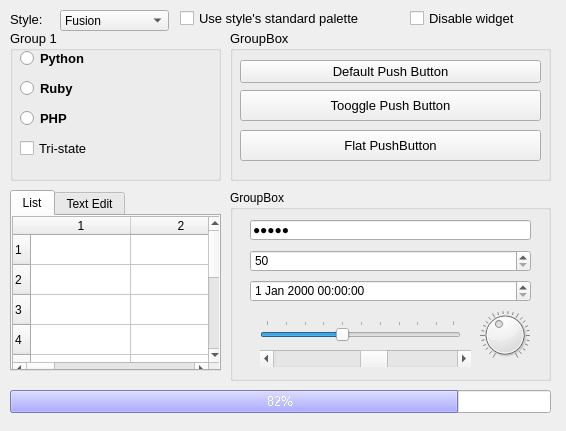
<?xml version="1.0" encoding="UTF-8"?>
<ui version="4.0">
 <class>Form</class>
 <widget class="QWidget" name="Form">
  <property name="geometry">
   <rect>
    <x>0</x>
    <y>0</y>
    <width>566</width>
    <height>431</height>
   </rect>
  </property>
  <property name="windowTitle">
   <string>Form</string>
  </property>
  <widget class="QLabel" name="label">
   <property name="geometry">
    <rect>
     <x>10</x>
     <y>10</y>
     <width>49</width>
     <height>19</height>
    </rect>
   </property>
   <property name="font">
    <font>
     <pointsize>10</pointsize>
    </font>
   </property>
   <property name="text">
    <string>Style:</string>
   </property>
  </widget>
  <widget class="QComboBox" name="comboBox_2">
   <property name="geometry">
    <rect>
     <x>60</x>
     <y>10</y>
     <width>109</width>
     <height>21</height>
    </rect>
   </property>
   <item>
    <property name="text">
     <string>Fusion</string>
    </property>
   </item>
  </widget>
  <widget class="QCheckBox" name="checkBox_4">
   <property name="geometry">
    <rect>
     <x>180</x>
     <y>10</y>
     <width>221</width>
     <height>17</height>
    </rect>
   </property>
   <property name="font">
    <font>
     <pointsize>10</pointsize>
    </font>
   </property>
   <property name="text">
    <string>Use style's standard palette</string>
   </property>
  </widget>
  <widget class="QCheckBox" name="checkBox_5">
   <property name="geometry">
    <rect>
     <x>410</x>
     <y>10</y>
     <width>141</width>
     <height>17</height>
    </rect>
   </property>
   <property name="font">
    <font>
     <pointsize>10</pointsize>
    </font>
   </property>
   <property name="text">
    <string>Disable widget</string>
   </property>
  </widget>
  <widget class="QGroupBox" name="groupBox">
   <property name="geometry">
    <rect>
     <x>10</x>
     <y>30</y>
     <width>211</width>
     <height>151</height>
    </rect>
   </property>
   <property name="font">
    <font>
     <pointsize>10</pointsize>
    </font>
   </property>
   <property name="title">
    <string>Group 1</string>
   </property>
   <widget class="QRadioButton" name="radioButton">
    <property name="geometry">
     <rect>
      <x>10</x>
      <y>20</y>
      <width>101</width>
      <height>17</height>
     </rect>
    </property>
    <property name="font">
     <font>
      <weight>75</weight>
      <italic>false</italic>
      <bold>true</bold>
      <underline>false</underline>
     </font>
    </property>
    <property name="text">
     <string>Python</string>
    </property>
   </widget>
   <widget class="QRadioButton" name="radioButton_2">
    <property name="geometry">
     <rect>
      <x>10</x>
      <y>50</y>
      <width>111</width>
      <height>17</height>
     </rect>
    </property>
    <property name="font">
     <font>
      <weight>75</weight>
      <bold>true</bold>
     </font>
    </property>
    <property name="text">
     <string>Ruby</string>
    </property>
   </widget>
   <widget class="QRadioButton" name="radioButton_3">
    <property name="geometry">
     <rect>
      <x>10</x>
      <y>80</y>
      <width>111</width>
      <height>17</height>
     </rect>
    </property>
    <property name="font">
     <font>
      <weight>75</weight>
      <bold>true</bold>
     </font>
    </property>
    <property name="text">
     <string>PHP</string>
    </property>
   </widget>
   <widget class="QCheckBox" name="checkBox">
    <property name="geometry">
     <rect>
      <x>10</x>
      <y>110</y>
      <width>91</width>
      <height>17</height>
     </rect>
    </property>
    <property name="text">
     <string>Tri-state</string>
    </property>
   </widget>
  </widget>
  <widget class="QGroupBox" name="groupBox_2">
   <property name="geometry">
    <rect>
     <x>230</x>
     <y>30</y>
     <width>321</width>
     <height>151</height>
    </rect>
   </property>
   <property name="font">
    <font>
     <pointsize>10</pointsize>
    </font>
   </property>
   <property name="title">
    <string>GroupBox</string>
   </property>
   <widget class="QPushButton" name="pushButton">
    <property name="geometry">
     <rect>
      <x>10</x>
      <y>30</y>
      <width>301</width>
      <height>23</height>
     </rect>
    </property>
    <property name="text">
     <string>Default Push Button</string>
    </property>
   </widget>
   <widget class="QPushButton" name="pushButton_2">
    <property name="geometry">
     <rect>
      <x>10</x>
      <y>60</y>
      <width>301</width>
      <height>31</height>
     </rect>
    </property>
    <property name="text">
     <string>Tooggle Push Button</string>
    </property>
   </widget>
   <widget class="QPushButton" name="pushButton_3">
    <property name="geometry">
     <rect>
      <x>10</x>
      <y>100</y>
      <width>301</width>
      <height>31</height>
     </rect>
    </property>
    <property name="text">
     <string>Flat PushButton</string>
    </property>
   </widget>
  </widget>
  <widget class="QTabWidget" name="tabWidget">
   <property name="geometry">
    <rect>
     <x>10</x>
     <y>190</y>
     <width>211</width>
     <height>181</height>
    </rect>
   </property>
   <property name="currentIndex">
    <number>0</number>
   </property>
   <widget class="QWidget" name="tab">
    <attribute name="title">
     <string>List</string>
    </attribute>
    <widget class="QTableWidget" name="tableWidget_2">
     <property name="geometry">
      <rect>
       <x>0</x>
       <y>0</y>
       <width>211</width>
       <height>161</height>
      </rect>
     </property>
     <property name="rowCount">
      <number>10</number>
     </property>
     <property name="columnCount">
      <number>6</number>
     </property>
     <row/>
     <row/>
     <row/>
     <row/>
     <row/>
     <row/>
     <row/>
     <row/>
     <row/>
     <row/>
     <column/>
     <column/>
     <column/>
     <column/>
     <column/>
     <column/>
    </widget>
   </widget>
   <widget class="QWidget" name="tab_2">
    <attribute name="title">
     <string>Text Edit</string>
    </attribute>
   </widget>
  </widget>
  <widget class="QGroupBox" name="groupBox_3">
   <property name="geometry">
    <rect>
     <x>230</x>
     <y>190</y>
     <width>321</width>
     <height>191</height>
    </rect>
   </property>
   <property name="title">
    <string>GroupBox</string>
   </property>
   <widget class="QLineEdit" name="lineEdit_2">
    <property name="geometry">
     <rect>
      <x>20</x>
      <y>30</y>
      <width>281</width>
      <height>20</height>
     </rect>
    </property>
    <property name="text">
     <string>12345</string>
    </property>
    <property name="echoMode">
     <enum>QLineEdit::Password</enum>
    </property>
   </widget>
   <widget class="QSpinBox" name="spinBox">
    <property name="geometry">
     <rect>
      <x>20</x>
      <y>60</y>
      <width>281</width>
      <height>22</height>
     </rect>
    </property>
    <property name="minimum">
     <number>50</number>
    </property>
   </widget>
   <widget class="QDateTimeEdit" name="dateTimeEdit">
    <property name="geometry">
     <rect>
      <x>20</x>
      <y>90</y>
      <width>281</width>
      <height>22</height>
     </rect>
    </property>
   </widget>
   <widget class="QSlider" name="horizontalSlider">
    <property name="geometry">
     <rect>
      <x>30</x>
      <y>130</y>
      <width>201</width>
      <height>22</height>
     </rect>
    </property>
    <property name="value">
     <number>40</number>
    </property>
    <property name="orientation">
     <enum>Qt::Horizontal</enum>
    </property>
    <property name="invertedAppearance">
     <bool>false</bool>
    </property>
    <property name="invertedControls">
     <bool>true</bool>
    </property>
    <property name="tickPosition">
     <enum>QSlider::TicksAbove</enum>
    </property>
   </widget>
   <widget class="QDial" name="dial">
    <property name="geometry">
     <rect>
      <x>250</x>
      <y>120</y>
      <width>50</width>
      <height>50</height>
     </rect>
    </property>
    <property name="sliderPosition">
     <number>40</number>
    </property>
    <property name="wrapping">
     <bool>false</bool>
    </property>
    <property name="notchesVisible">
     <bool>true</bool>
    </property>
   </widget>
   <widget class="QScrollBar" name="horizontalScrollBar">
    <property name="geometry">
     <rect>
      <x>30</x>
      <y>160</y>
      <width>211</width>
      <height>17</height>
     </rect>
    </property>
    <property name="sliderPosition">
     <number>55</number>
    </property>
    <property name="orientation">
     <enum>Qt::Horizontal</enum>
    </property>
   </widget>
  </widget>
  <widget class="QProgressBar" name="progressBar">
   <property name="geometry">
    <rect>
     <x>10</x>
     <y>390</y>
     <width>541</width>
     <height>23</height>
    </rect>
   </property>
   <property name="font">
    <font>
     <pointsize>10</pointsize>
     <weight>50</weight>
     <italic>false</italic>
     <bold>false</bold>
     <underline>false</underline>
     <strikeout>false</strikeout>
     <stylestrategy>NoAntialias</stylestrategy>
     <kerning>false</kerning>
    </font>
   </property>
   <property name="styleSheet">
    <string notr="true">selection-background-color: rgb(170, 170, 255);
</string>
   </property>
   <property name="inputMethodHints">
    <set>Qt::ImhNone</set>
   </property>
   <property name="minimum">
    <number>0</number>
   </property>
   <property name="maximum">
    <number>99</number>
   </property>
   <property name="value">
    <number>82</number>
   </property>
   <property name="alignment">
    <set>Qt::AlignCenter</set>
   </property>
   <property name="textVisible">
    <bool>true</bool>
   </property>
   <property name="invertedAppearance">
    <bool>false</bool>
   </property>
   <property name="textDirection">
    <enum>QProgressBar::BottomToTop</enum>
   </property>
   <property name="format">
    <string>%p%</string>
   </property>
  </widget>
 </widget>
 <resources/>
 <connections/>
</ui>
